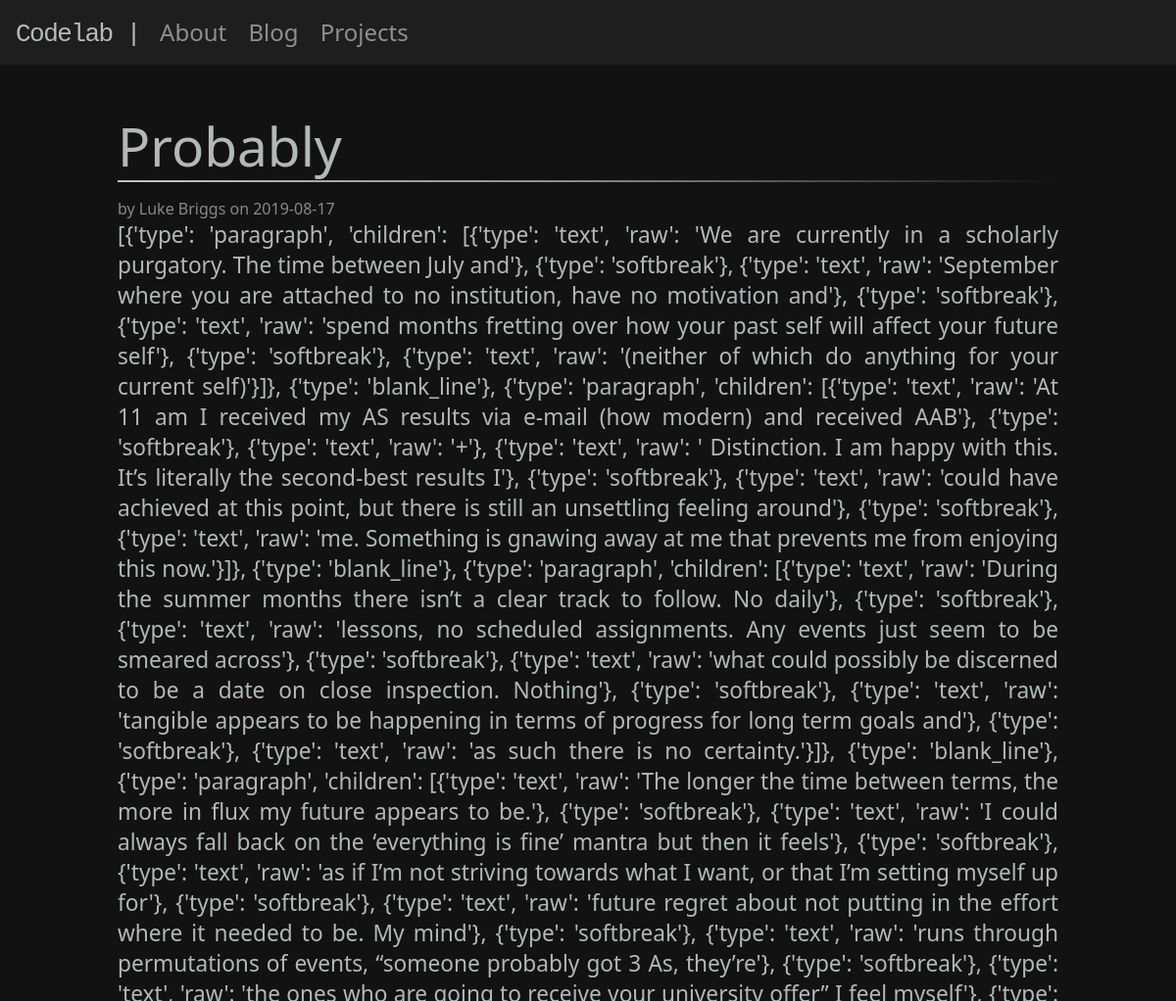
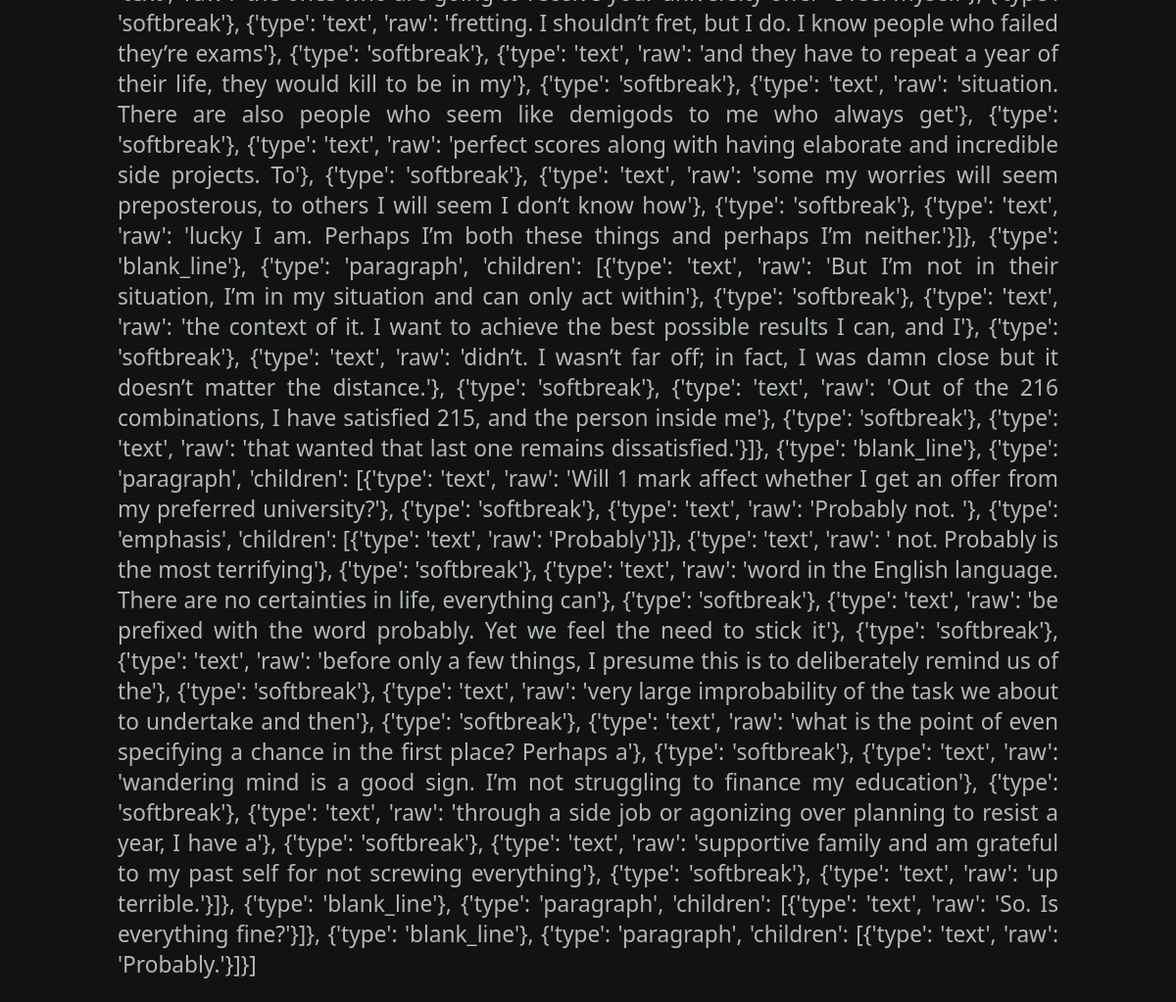
/15, run on the app's committed database (2 pictures, top to bottom).
### tables this page shows
CREATE TABLE post(
    id INTEGER PRIMARY KEY AUTOINCREMENT,
    author_id INTEGER NOT NULL,
    created TIMESTAMP NOT NULL DEFAULT CURRENT_TIMESTAMP,
    title TEXT NOT NULL,
    body TEXT NOT NULL,
    FOREIGN KEY (author_id) REFERENCES user(id)
);

CREATE TABLE user(
    id INTEGER PRIMARY KEY AUTOINCREMENT,
    username TEXT UNIQUE NOT NULL,
    password TEXT NOT NULL
);

### flaskr/blog.py (the view)
@bp.route('/<int:id>')
def post(id):
    db = get_db()
    post = db.execute(
        'SELECT p.id, title, body, created, author_id, username'
        ' FROM post p JOIN user u ON p.author_id = u.id'
        ' WHERE p.id = ?', (id, )
    ).fetchone()
    return render_template('blog/post.html', post=post, mistune=mistune, highlighter=highlighter)

### flaskr/auth.py (called while the page is built)
@bp.before_app_request
def load_logged_in_user():
    user_id = session.get('user_id')
    if user_id is None:
        g.user = None
    else:
        g.user = get_db().execute(
            "SELECT * FROM user WHERE id = ?", (user_id,)
        ).fetchone()

### flaskr/db.py (called while the page is built)
def get_db():
    if 'db' not in g:
        g.db = sqlite3.connect(
            current_app.config['DATABASE'],
            detect_types=sqlite3.PARSE_DECLTYPES
        )
        g.db.row_factory = sqlite3.Row
    return g.db

### flaskr/templates/blog/post.html (shortened to what this page needs)
{% extends 'base.html' %}
{% block content %}
    <article class="post">
        <header>
            <div>
                <h3 class="postTitle">{{ post['title'] }}</h3>
                <hr>
                <div class="about">by {{ post['username'] }} on {{ post['created'].strftime('%Y-%m-%d') }}</div>
            </div>
        </header>
        <p class="body">{{ mistune.markdown(post['body'], renderer=highlighter.HighlightRenderer()) | safe}}</p>
    </article>
{% endblock %}

### flaskr/static/style.css (style rules this page uses)
* { padding: 0; margin: 0; }
html { font-family: system-ui, -apple-system, BlinkMacSystemFont, "Segoe UI", Roboto, Ubuntu, "Helvetica Neue", Oxygen, Cantarell, sans-serif; background: #121212; color: rgba(255, 255, 255, 0.50); max-width: 100vw; overflow-x: hidden; }
body { max-width: 100vw; }
article { margin-left: auto; margin-right: auto; margin-top: 32px; padding-top: 16px; background-color: rgba(255, 255, 255, 0); box-shadow: 5px 5px 5px rgba(255, 255, 255, 0); width: 50%; }
h3 { font-size: 55px; letter-spacing: 0px; font-weight: 300; line-height: 70px; color: #f7ffffb3; }
hr { border: 0; height: 2px; margin-bottom: 1rem; background-image: linear-gradient(to right, rgba(255, 255, 255, 0.75), rgba(255, 255, 255, 0.5), rgba(255, 255, 255, 0)); }
p { font-size: 17pt; max-width: 100%; font-weight: 300; color: #f7ffffb3; margin-bottom: 1em; }
@media all and (max-width: 1200px) { article { width: 80%; } }
@media all and (max-width: 1200px) { article p { text-align: justify; } }
@media all and (max-width: 1200px) { article h3 { white-space: pre-wrap; white-space: -moz-pre-wrap; white-space: pre-wrap; white-space: -o-pre-wrap; word-wrap: break-word; } }

### data on the page
post: title "Probably", created "2019-08-17", markdown "[{'type': 'paragraph', 'children': [{'type': 'text', 'raw': 'We are currently in a scholarly purgatory. The time between July and'}, {'type': 'softbreak'}, {'type': 'text', 'raw': 'September where you are attached to no institution, have no motivation and'}, {'type': 'softbreak'}, {'type': 'text', 'raw': 'spend months fretting over how your past self will affect your future self'}, {'type': 'softbreak'}, {'type': 'text', 'raw': '(neither of which do anything for your current self)'}]}, {'type': 'blank_line'}, {'type': 'paragraph', 'children': [{'type': 'text', 'raw': 'At 11 am I received my AS results via e-mail (how modern) and received AAB'}, {'type': 'softbreak'}, {'type': 'text', 'raw':…"
user: username "Luke Briggs"
